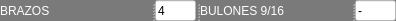
              <widget class="QSplitter" name="splitter_5">
               <property name="styleSheet">
                <string notr="true">background-color: rgb(122, 122, 122);
</string>
               </property>
               <property name="orientation">
                <enum>Qt::Horizontal</enum>
               </property>
               <widget class="QLabel" name="label_10">
                <property name="minimumSize">
                 <size>
                  <width>151</width>
                  <height>21</height>
                 </size>
                </property>
                <property name="maximumSize">
                 <size>
                  <width>151</width>
                  <height>16777215</height>
                 </size>
                </property>
                <property name="styleSheet">
                 <string notr="true">color: rgb(255, 255, 255);
font: 75 italic 8pt &quot;Arial&quot;;</string>
                </property>
                <property name="text">
                 <string>BRAZOS</string>
                </property>
               </widget>
               <widget class="QLineEdit" name="brazos_tractor">
                <property name="minimumSize">
                 <size>
                  <width>41</width>
                  <height>21</height>
                 </size>
                </property>
                <property name="maximumSize">
                 <size>
                  <width>41</width>
                  <height>21</height>
                 </size>
                </property>
                <property name="styleSheet">
                 <string notr="true">background-color: rgb(255, 255, 255);</string>
                </property>
                <property name="text">
                 <string>4</string>
                </property>
               </widget>
               <widget class="QLabel" name="label_22">
                <property name="minimumSize">
                 <size>
                  <width>151</width>
                  <height>21</height>
                 </size>
                </property>
                <property name="maximumSize">
                 <size>
                  <width>151</width>
                  <height>16777215</height>
                 </size>
                </property>
                <property name="styleSheet">
                 <string notr="true">color: rgb(255, 255, 255);
font: 75 italic 8pt &quot;Arial&quot;;</string>
                </property>
                <property name="text">
                 <string>BULONES 9/16</string>
                </property>
               </widget>
               <widget class="QLineEdit" name="bulones916_tractor">
                <property name="minimumSize">
                 <size>
                  <width>41</width>
                  <height>21</height>
                 </size>
                </property>
                <property name="maximumSize">
                 <size>
                  <width>41</width>
                  <height>21</height>
                 </size>
                </property>
                <property name="styleSheet">
                 <string notr="true">background-color: rgb(255, 255, 255);</string>
                </property>
                <property name="text">
                 <string>-</string>
                </property>
               </widget>
              </widget>
